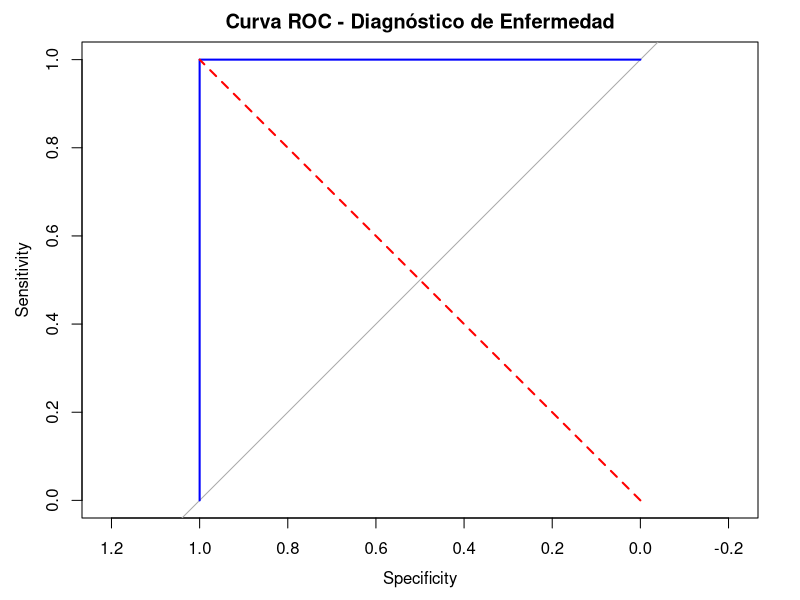

Write the R code that produced this figure.



install.packages("pROC")



library(pROC)
# Resultado real: 1 = enfermo, 0 = sano
enfermedad <- c(0, 0, 0, 0, 0, 1, 1, 1, 1, 1)

# Probabilidades predichas por el modelo (ej. resultado de una prueba)
# Valores entre 0 y 1: probabilidad de tener la enfermedad
probabilidades <- c(0.1, 0.2, 0.35, 0.4, 0.45, 0.5, 0.6, 0.7, 0.8, 0.9)


# Crear la curva ROC
roc_obj <- roc(enfermedad, probabilidades)

# Graficarla
plot(roc_obj, 
     main = "Curva ROC - Diagnóstico de Enfermedad",
     col = "blue",
     lwd = 2)

# Añadir la línea de azar (modelo aleatorio)
lines(c(0,1), c(0,1), col = "red", lty = 2, lwd = 2)

# Calcular el AUC
auc_value <- auc(roc_obj)
print(paste("AUC:", round(auc_value, 2)))
#•	AUC = 1.0: Modelo perfecto
#•	AUC = 0.8–0.9: Muy bueno
#•	AUC = 0.5: Modelo inútil (azar)
#•	En este ejemplo, probablemente obtengas AUC = 0.9 o 1.0, lo que indica un buen modelo.
